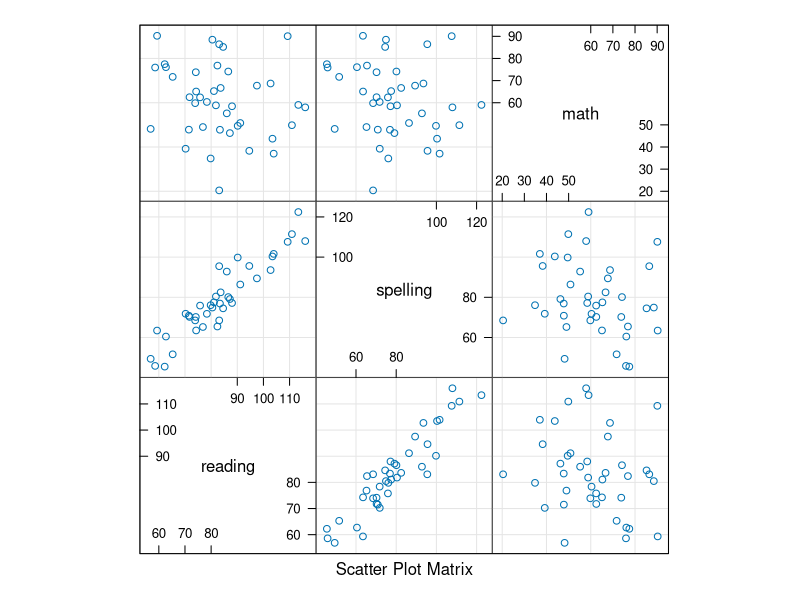
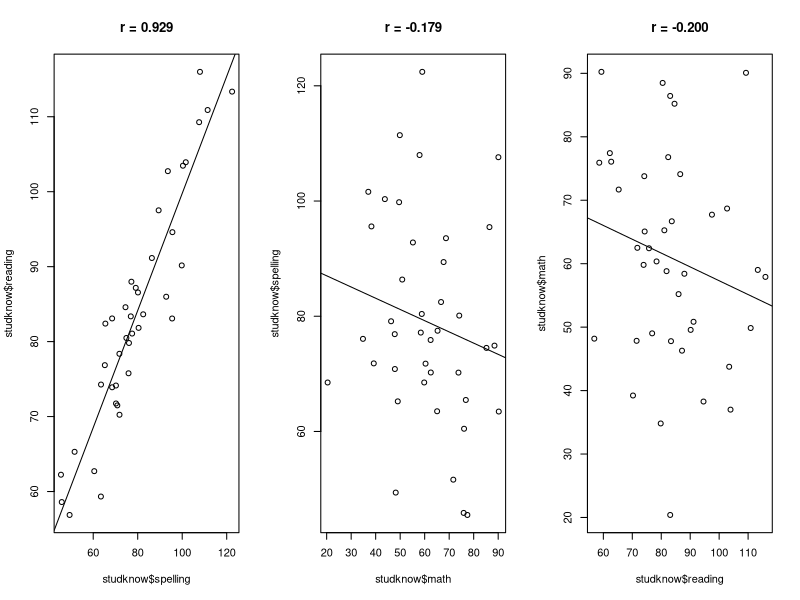
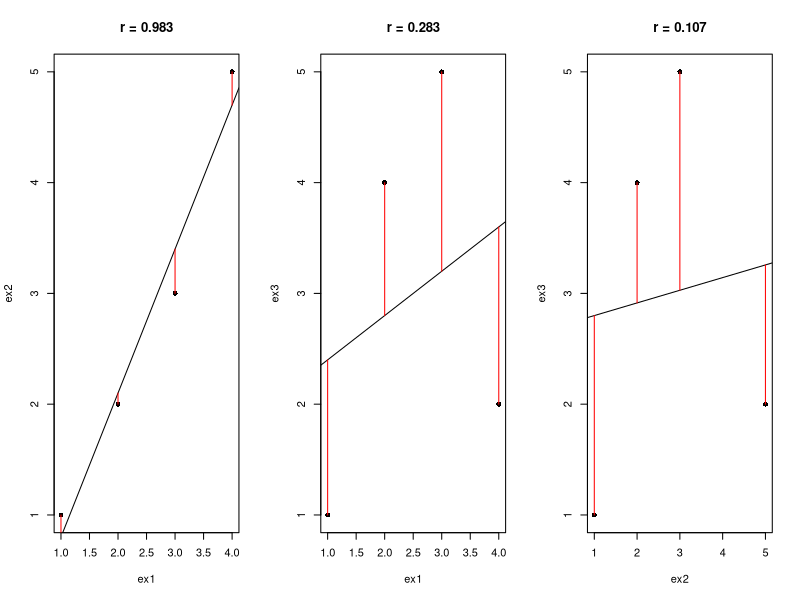
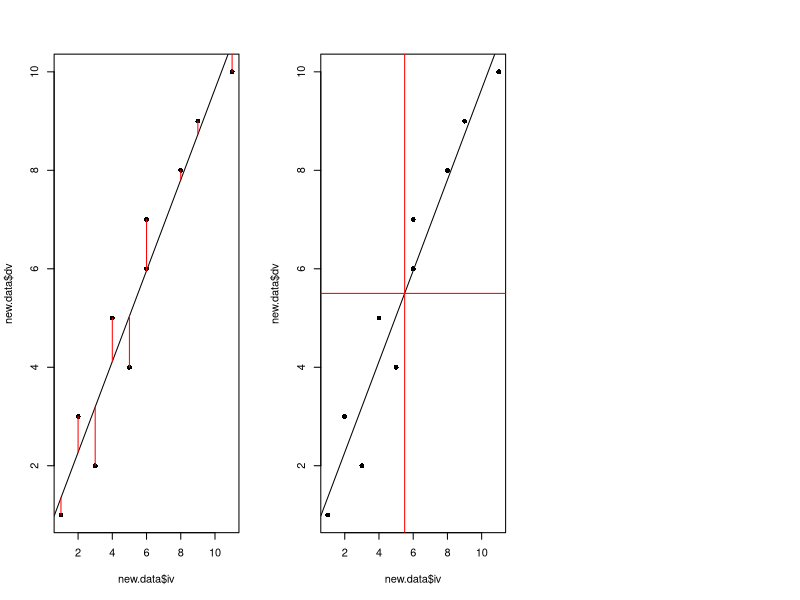
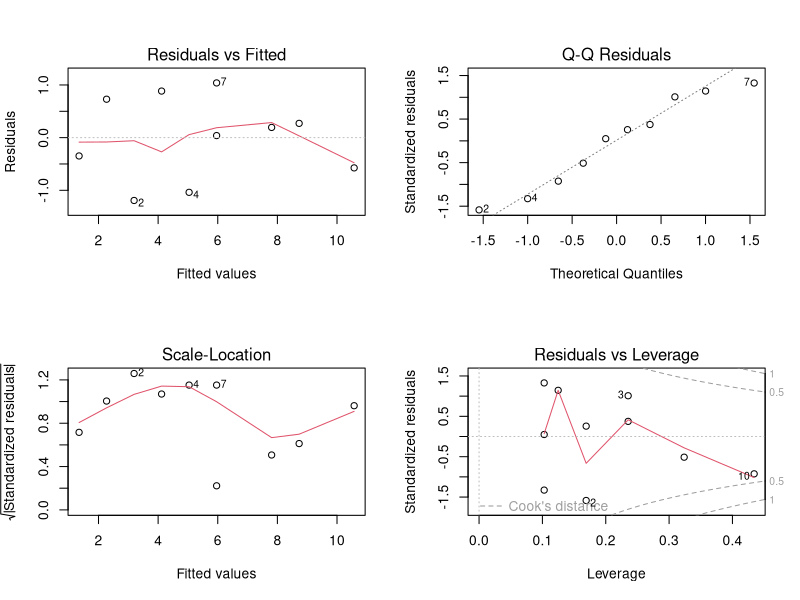

These charts were generated, in order, by the following R code:
###################################################
### chunk number 1: preliminaries
###################################################
#line 2 "intro2.Rnw"
options(width=60)
library(lattice)
options(show.signif.stars = FALSE)
set.seed(123454321)


###################################################
### chunk number 2: readdata
###################################################
#line 37 "intro2.Rnw"
library(MASS)
set.seed(12346)
cov.mat<-matrix(c(225, 200, 30, 200, 225, 15, 30, 15, 225), 3, 3, dimnames=list(c("reading", "spelling", "math"), c("reading", "spelling", "math")))
studknow<-data.frame(mvrnorm(40, c(80, 78, 64), cov.mat))
head(studknow)


###################################################
### chunk number 3: readgraph
###################################################
#line 48 "intro2.Rnw"
print(splom(~ studknow, aspect = 1, type = c("g", "p")))


###################################################
### chunk number 4: studr
###################################################
#line 58 "intro2.Rnw"
cor(studknow)


###################################################
### chunk number 5: studknowablines
###################################################
#line 69 "intro2.Rnw"
par(mfrow=c(1,3))
plot(studknow$spelling, studknow$reading, main="r = 0.929")
abline(lm(studknow$reading~studknow$spelling))  
plot(studknow$math, studknow$spelling, main="r = -0.179")
abline(lm(studknow$spelling~studknow$math))
plot(studknow$reading, studknow$math, main="r = -0.200")
abline(lm(studknow$math~studknow$reading))


###################################################
### chunk number 6: rexample
###################################################
#line 82 "intro2.Rnw"
ex1<-c(1,2,3,4)
ex2<-c(1,2,3,5)
ex3<-c(1,4,5,2)


###################################################
### chunk number 7: rexample2
###################################################
#line 87 "intro2.Rnw"
par(mfrow=c(1,3))
plot(ex1, ex2, main="r = 0.983", pch=16)
abline(lm(ex2~ex1))
segments(ex1, fitted(lm(ex2~ex1)), ex1, ex2, col="red") 
plot(ex1, ex3, main="r = 0.283", pch=16)
abline(lm(ex3~ex1))
segments(ex1, fitted(lm(ex3~ex1)), ex1, ex3, col="red") 
plot(ex2, ex3, main="r = 0.107", pch=16)
abline(lm(ex3~ex2))
segments(ex2, fitted(lm(ex3~ex2)), ex2, ex3, col="red") 


###################################################
### chunk number 8: reg1
###################################################
#line 147 "intro2.Rnw"
new.data<-data.frame(dv=1:10, iv=c(1,3,2,5,4,6,6,8,9,11))
summary(m1<-lm(dv~iv, new.data))


###################################################
### chunk number 9: reg1cor
###################################################
#line 186 "intro2.Rnw"
cor(new.data)^2


###################################################
### chunk number 10: reg2cor
###################################################
#line 190 "intro2.Rnw"
cor(fitted(m1), new.data$dv)^2


###################################################
### chunk number 11: reg2
###################################################
#line 199 "intro2.Rnw"
plot(new.data$iv, new.data$dv, pch=16)
abline(lm(new.data$dv~new.data$iv))
segments(new.data$iv, fitted(m1), new.data$iv, new.data$dv, col="red") 


###################################################
### chunk number 12: reg21
###################################################
#line 208 "intro2.Rnw"
mean(new.data)


###################################################
### chunk number 13: reg22
###################################################
#line 211 "intro2.Rnw"
plot(new.data$iv, new.data$dv, pch=16)
abline(lm(new.data$dv~new.data$iv))
abline(v=5.5, col="red")
abline(h=5.5, col="red")


###################################################
### chunk number 14: reg3
###################################################
#line 221 "intro2.Rnw"
cbind(new.data, fit=m1$fit, resid=m1$resid)


###################################################
### chunk number 15: reg31
###################################################
#line 228 "intro2.Rnw"
par(mfrow=c(1,1))


###################################################
### chunk number 16: reg4
###################################################
#line 231 "intro2.Rnw"
par(mfrow=c(2,2))
plot(m1)


###################################################
### chunk number 17: reg5
###################################################
#line 242 "intro2.Rnw"
influence(m1)$coefficients


